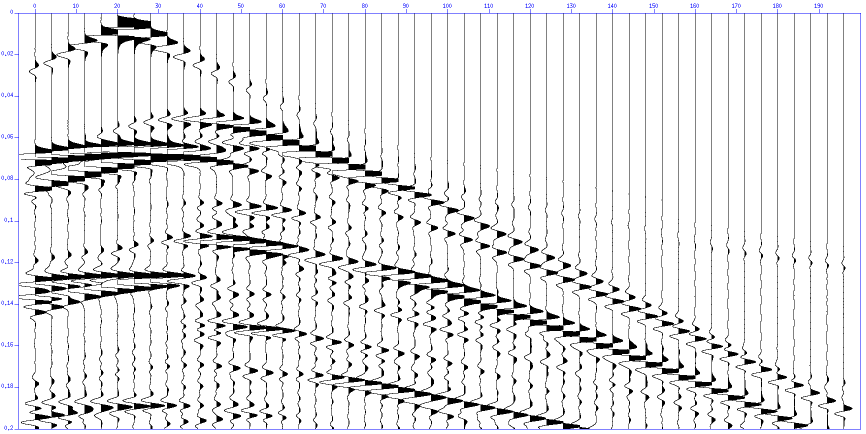
#> input picture seismic_data.png, 1732 x 867 px (shown at 1/2 size)
$ python 3_seismic_processing.py
#> lines starting #> are read from the running program, lines starting #| are printed output that depends on the picture
"""
탄성파 굴절법 해석 및 속도 모델 추정
"""

import numpy as np
import matplotlib.pyplot as plt
from PIL import Image
from scipy.optimize import curve_fit
from scipy.signal import find_peaks

print("=" * 60)
print("탄성파 굴절법 해석")
print("=" * 60)

# 탐사 정보
n_receivers = 50
receiver_spacing = 4  # m
shot_positions = [25, 175]  # m
total_distance = 200  # m
total_time = 0.2  # s

# 수진기 위치
receiver_positions = np.arange(n_receivers) * receiver_spacing  # 0, 4, 8, ..., 196 m

print(f"수진기 개수: {n_receivers}")
print(f"수진기 간격: {receiver_spacing} m")
print(f"발파 위치: {shot_positions} m")
print()

# 이미지 로드
img = Image.open('seismic_data.png')
#> img is the input picture: PIL image 1732x867 RGBA; mean R, G, B, A 230.7, 230.7, 231.8, 255
img_array = np.array(img)

print(f"이미지 크기: {img_array.shape}")
#| 이미지 크기: (867, 1732, 4)
print()

# 이미지에서 초도달 시간 자동 추출
# 이미지는 시간-거리 도메인에서 표시됨
# x축: 거리 (트레이스 번호), y축: 시간

# 이미지가 RGB인 경우 그레이스케일로 변환
if len(img_array.shape) == 3:
    img_gray = np.mean(img_array[:, :, :3], axis=2)
else:
    img_gray = img_array

# 초도달 시간 추출 (각 트레이스에서 첫 번째 강한 신호)
# 간단한 방법: 각 수직 라인에서 threshold를 넘는 첫 번째 픽셀 찾기

height, width = img_gray.shape
#> height = 867; width = 1732
first_arrivals = []

# 이미지를 두 부분으로 나누어 처리 (왼쪽 발파, 오른쪽 발파)
# 왼쪽 절반: 왼쪽 발파 (25m)
# 오른쪽 절반: 오른쪽 발파 (175m)

half_width = width // 2
#> half_width = 866

def extract_first_arrivals(img_section, n_traces):
    """이미지 섹션에서 초도달 시간 추출"""
    height, width = img_section.shape
    arrivals = []

    for i in range(n_traces):
        # 각 트레이스의 x 위치
        x = int(i * width / n_traces + width / (2 * n_traces))

        if x >= width:
            x = width - 1

        # 해당 트레이스의 신호
        trace = img_section[:, x]

        # threshold (평균보다 낮은 값 - 검은색이 신호)
        threshold = np.mean(trace) - 0.5 * np.std(trace)

        # 위에서부터 검색하여 threshold 이하인 첫 번째 픽셀 찾기
        first_arrival_idx = np.where(trace < threshold)[0]

        if len(first_arrival_idx) > 0:
            # 시간으로 변환 (y축 픽셀 → 시간)
            time = first_arrival_idx[0] / height * total_time
            arrivals.append(time)
        else:
            # 초도달을 찾지 못한 경우
            arrivals.append(np.nan)

    return np.array(arrivals)

# 왼쪽 발파 데이터 (shot at 25m)
print("1. 왼쪽 발파 (25m) 초도달 시간 추출")
left_img = img_gray[:, :half_width]
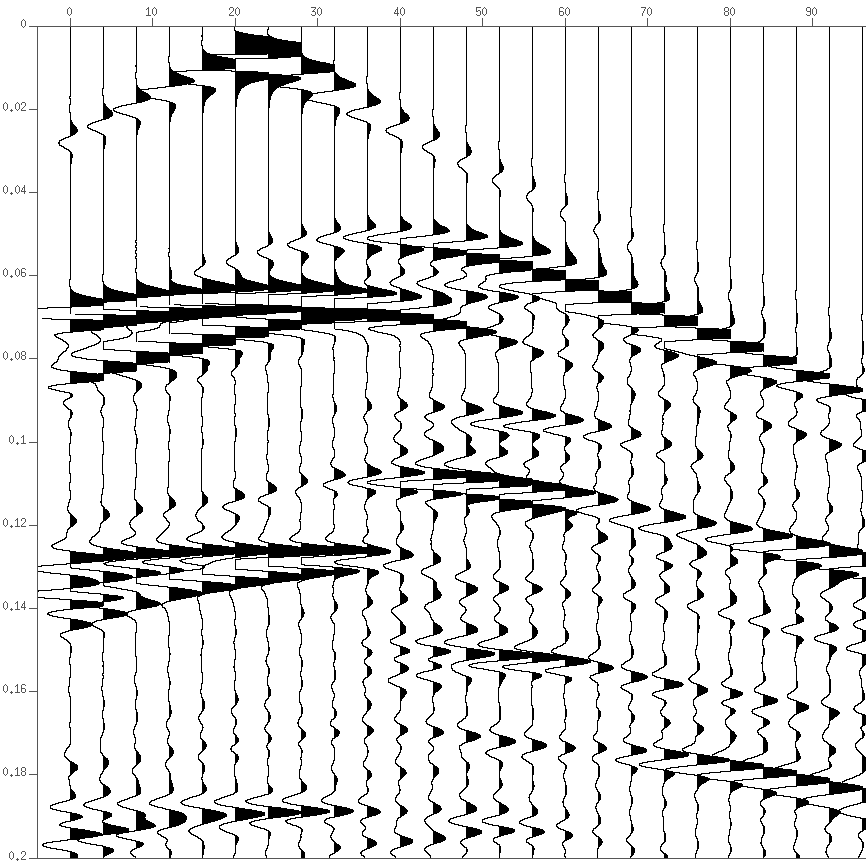
#> left_img: shape (867, 866) float64; min 0, max 255, mean 224.9
first_arrivals_left = extract_first_arrivals(left_img, n_receivers)
#> the loop in extract_first_arrivals, `for i in range(n_traces):` made 50 passes
#> (threshold, time) on passes 2 to 13: (229.3, 0.00484), (236.6, 0.006), (218.3, 0.006), (174.7, 0.006), (194.5, 0.006), (182.9, 0.006), (198.6, 0.006), (186.2, 0.00185), (203.9, 0.006), (186.2, 0.006), (189.6, 0.006), (187.2, 0.006)
#> threshold on pass 1: 255
#> after the loop in extract_first_arrivals, `for i in range(n_traces):`: arrivals = 50 items, first 6: nan, 0.00484, 0.006, 0.006, 0.006, 0.006

# 오른쪽 발파 데이터 (shot at 175m)
print("2. 오른쪽 발파 (175m) 초도달 시간 추출")
right_img = img_gray[:, half_width:]
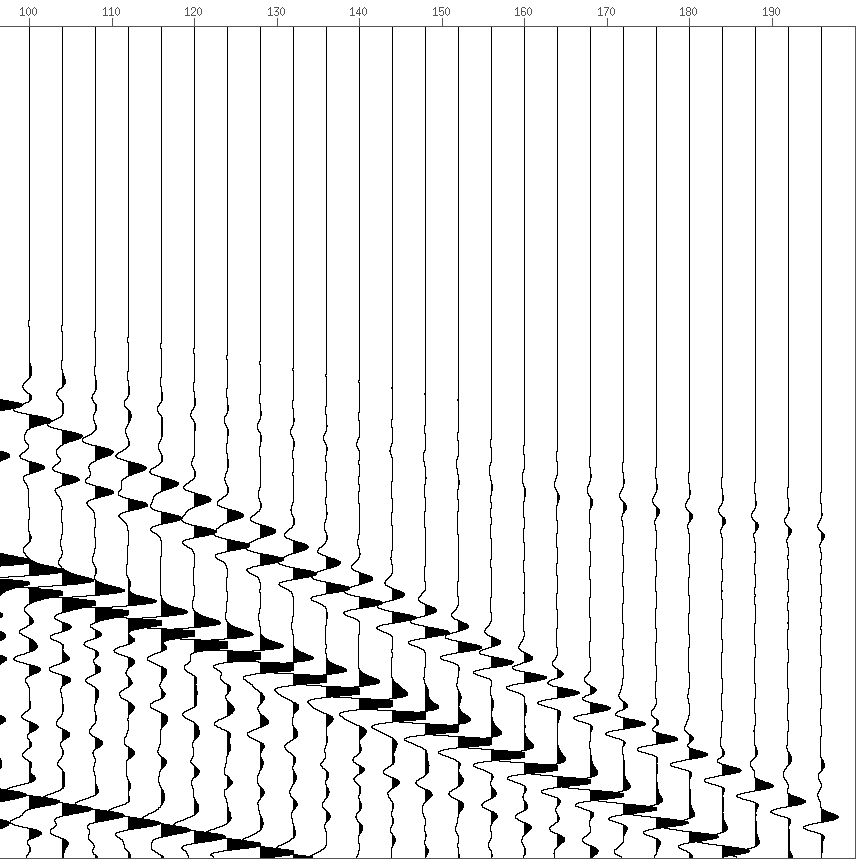
#> right_img: shape (867, 866) float64; min 0, max 255, mean 237.2
first_arrivals_right = extract_first_arrivals(right_img, n_receivers)
#> the loop in extract_first_arrivals (call 2), `for i in range(n_traces):` made 50 passes
#> (threshold, first_arrival_idx, time) on passes 45, 47, 49: (238.9, [7, 11, 15, 26, 783, 784, 785, 786, 787, 811, 812, 858], 0.00161), (240.4, [26, 800, 801, 802, 825, 826, 828, 829, 858], 0.006), (250.5, [26, 858], 0.006)
#> (threshold, time) on passes 1 to 6: (206, 0.006), (200.7, 0.006), (211.7, 0.006), (197, 0.006), (212.3, 0.006), (22.01, 0.00623)

# 발파점으로부터의 거리 계산
offset_left = np.abs(receiver_positions - shot_positions[0])
offset_right = np.abs(receiver_positions - shot_positions[1])

# 유효한 데이터만 선택
valid_left = ~np.isnan(first_arrivals_left)
valid_right = ~np.isnan(first_arrivals_right)

print(f"   왼쪽 발파 유효 데이터: {np.sum(valid_left)}/{n_receivers}")
#|    왼쪽 발파 유효 데이터: 49/50
print(f"   오른쪽 발파 유효 데이터: {np.sum(valid_right)}/{n_receivers}")
#|    오른쪽 발파 유효 데이터: 49/50
print()

# 굴절법 해석
# 2층 모델 가정: 풍화대 + 기반암
# v1: 풍화대 속도, v2: 기반암 속도, h: 풍화대 두께

def two_layer_traveltime(x, v1, v2, h):
    """
    2층 모델의 주시곡선
    x: offset
    v1: 1층 속도
    v2: 2층 속도
    h: 1층 두께
    """
    # 직접파 (direct wave)
    t_direct = x / v1

    # 굴절파 (refracted wave)
    # 임계각
    ic = np.arcsin(v1 / v2)

    # 굴절파 주시
    t_refracted = 2 * h * np.cos(ic) / v1 + x / v2

    # 둘 중 빠른 것 (초도달)
    return np.minimum(t_direct, t_refracted)

# 왼쪽 발파 데이터로 모델 피팅
# 초기 추정: v1 = 1000 m/s (풍화대), v2 = 3000 m/s (기반암), h = 10 m

# 수동 해석: 시간-거리 그래프에서 기울기 읽기
# 근거리 기울기 → 1/v1
# 원거리 기울기 → 1/v2

# 간단한 선형 피팅으로 속도 추정
# 근거리 데이터 (직접파)
near_offset_mask_left = offset_left < 60
if np.sum(near_offset_mask_left & valid_left) > 3:
    near_data_x = offset_left[near_offset_mask_left & valid_left]
#> near_data_x = 21 values, max 59 at index 20, min 1 at index 5, mean 25.29
    near_data_t = first_arrivals_left[near_offset_mask_left & valid_left]
#> near_data_t = 21 values, max 0.00623 at index 14, min 0.00185 at index 7, mean 0.00536

    # 선형 피팅: t = x/v1
    slope1, _ = np.polyfit(near_data_x, near_data_t, 1)
#> slope1 = -2.19e-06
    v1_est = 1.0 / slope1
#> v1_est = -456888.8
else:
    v1_est = 1000

# 원거리 데이터 (굴절파)
far_offset_mask_left = offset_left > 80
if np.sum(far_offset_mask_left & valid_left) > 3:
    far_data_x = offset_left[far_offset_mask_left & valid_left]
#> far_data_x = 23 values from 83 to 171
    far_data_t = first_arrivals_left[far_offset_mask_left & valid_left]
#> far_data_t = 23 values, max 0.006 at index 1, min 0.00161 at index 0, mean 0.00543

    # 선형 피팅: t = x/v2 + intercept
    slope2, intercept2 = np.polyfit(far_data_x, far_data_t, 1)
#> slope2 = 1.95e-05; intercept2 = 0.00295
    v2_est = 1.0 / slope2
#> v2_est = 51310.2

    # 교차점에서 깊이 계산
    # intercept = 2h * cos(ic) / v1
    # ic = arcsin(v1/v2)
    ic = np.arcsin(v1_est / v2_est)
#> ic = nan
    h_est = intercept2 * v1_est / (2 * np.cos(ic))
#> h_est = nan
else:
    v2_est = 3000
    h_est = 10

print("3. 굴절법 역산 결과")
print(f"   1층 속도 (v1): {v1_est:.0f} m/s")
#|    1층 속도 (v1): -456889 m/s
print(f"   2층 속도 (v2): {v2_est:.0f} m/s")
#|    2층 속도 (v2): 51310 m/s
print(f"   1층 두께 (h):  {h_est:.2f} m")
#|    1층 두께 (h):  nan m
print()

# 속도에 따른 암석 종류 추정
print("4. 지질학적 해석")
if v1_est < 1000:
    rock_type1 = "토양/풍화대 (매우 느림)"
elif v1_est < 2000:
    rock_type1 = "풍화된 암석"
elif v1_est < 3000:
    rock_type1 = "부분 풍화 암석"
else:
    rock_type1 = "신선한 암석"

if v2_est < 2000:
    rock_type2 = "풍화된 퇴적암"
elif v2_est < 4000:
    rock_type2 = "퇴적암 (사암/셰일)"
elif v2_est < 6000:
    rock_type2 = "고결된 퇴적암/변성암"
else:
    rock_type2 = "화강암/변성암"

print(f"   1층 해석: {rock_type1} (v = {v1_est:.0f} m/s)")
#|    1층 해석: 토양/풍화대 (매우 느림) (v = -456889 m/s)
print(f"   2층 해석: {rock_type2} (v = {v2_est:.0f} m/s)")
#|    2층 해석: 화강암/변성암 (v = 51310 m/s)
print()

# 시각화
fig = plt.figure(figsize=(16, 10))
gs = fig.add_gridspec(3, 2, hspace=0.3, wspace=0.3)

# (1) 원본 탄성파 이미지
ax1 = fig.add_subplot(gs[0, :])
ax1.imshow(img_array, aspect='auto', extent=[0, total_distance, total_time, 0])
ax1.set_xlabel('Distance (m)', fontsize=11)
ax1.set_ylabel('Time (s)', fontsize=11)
ax1.set_title('Seismic Data (Left shot: 25m, Right shot: 175m)', fontsize=12, fontweight='bold')
ax1.axvline(x=shot_positions[0], color='red', linewidth=2, linestyle='--', label='Shot 1 (25m)')
ax1.axvline(x=shot_positions[1], color='orange', linewidth=2, linestyle='--', label='Shot 2 (175m)')
ax1.legend()
ax1.grid(True, alpha=0.3)

# (2) 왼쪽 발파 주시곡선
ax2 = fig.add_subplot(gs[1, 0])
ax2.plot(offset_left[valid_left], first_arrivals_left[valid_left], 'ko', markersize=5, label='Picked arrivals')

# 이론 곡선
x_model = np.linspace(0, max(offset_left), 100)
t_model = two_layer_traveltime(x_model, v1_est, v2_est, h_est)
#> in two_layer_traveltime, `t_direct = x / v1`: t_direct = 100 values, max 0 at index 0, min -0.000374 at index 99, mean -0.000187
#> in two_layer_traveltime, `ic = np.arcsin(v1 / v2)`: ic = nan
ax2.plot(x_model, t_model, 'r-', linewidth=2, label=f'Model (v1={v1_est:.0f}, v2={v2_est:.0f}, h={h_est:.1f}m)')

# 직접파와 굴절파 개별 표시
t_direct = x_model / v1_est
ax2.plot(x_model, t_direct, 'b--', linewidth=1, alpha=0.7, label=f'Direct wave (v={v1_est:.0f} m/s)')

ic = np.arcsin(v1_est / v2_est)
t_refracted = 2 * h_est * np.cos(ic) / v1_est + x_model / v2_est
ax2.plot(x_model, t_refracted, 'g--', linewidth=1, alpha=0.7, label=f'Refracted wave (v={v2_est:.0f} m/s)')

ax2.set_xlabel('Offset (m)', fontsize=11)
ax2.set_ylabel('Time (s)', fontsize=11)
ax2.set_title('Travel Time Curve - Left Shot (25m)', fontsize=11, fontweight='bold')
ax2.legend(fontsize=8)
ax2.grid(True, alpha=0.3)
ax2.set_xlim(0, max(offset_left))
ax2.set_ylim(0, max(first_arrivals_left[valid_left]) * 1.1)

# (3) 오른쪽 발파 주시곡선
ax3 = fig.add_subplot(gs[1, 1])
ax3.plot(offset_right[valid_right], first_arrivals_right[valid_right], 'ko', markersize=5, label='Picked arrivals')

# 이론 곡선
x_model_r = np.linspace(0, max(offset_right), 100)
t_model_r = two_layer_traveltime(x_model_r, v1_est, v2_est, h_est)
ax3.plot(x_model_r, t_model_r, 'r-', linewidth=2, label=f'Model (v1={v1_est:.0f}, v2={v2_est:.0f}, h={h_est:.1f}m)')

ax3.set_xlabel('Offset (m)', fontsize=11)
ax3.set_ylabel('Time (s)', fontsize=11)
ax3.set_title('Travel Time Curve - Right Shot (175m)', fontsize=11, fontweight='bold')
ax3.legend(fontsize=8)
ax3.grid(True, alpha=0.3)
ax3.set_xlim(0, max(offset_right))
ax3.set_ylim(0, max(first_arrivals_right[valid_right]) * 1.1)

# (4) 속도 모델
ax4 = fig.add_subplot(gs[2, :])

# 2층 모델 그리기
ax4.fill_between([0, 200], [0, 0], [-h_est, -h_est],
                  color='yellow', alpha=0.6, label=f'Layer 1: {rock_type1} (v={v1_est:.0f} m/s)')
ax4.fill_between([0, 200], [-h_est, -h_est], [-80, -80],
                  color='brown', alpha=0.6, label=f'Layer 2: {rock_type2} (v={v2_est:.0f} m/s)')

# 발파점 표시
ax4.scatter(shot_positions, [0, 0], marker='*', s=300, c='red', edgecolors='black',
            linewidths=1, zorder=10, label='Shot points')

# 수진기 표시
ax4.scatter(receiver_positions, np.zeros_like(receiver_positions),
            marker='v', s=30, c='blue', zorder=10, alpha=0.5, label='Receivers')

ax4.set_xlabel('Distance (m)', fontsize=11)
ax4.set_ylabel('Depth (m)', fontsize=11)
ax4.set_title('Seismic Velocity Model (2-Layer)', fontsize=12, fontweight='bold')
ax4.set_xlim(0, 200)
ax4.set_ylim(-80, 10)
ax4.legend(loc='lower right', fontsize=10)
ax4.grid(True, alpha=0.3)
ax4.axhline(y=0, color='k', linewidth=2)
ax4.axhline(y=-h_est, color='k', linewidth=1, linestyle='--', alpha=0.5)

plt.savefig('seismic_result.png', dpi=300, bbox_inches='tight')
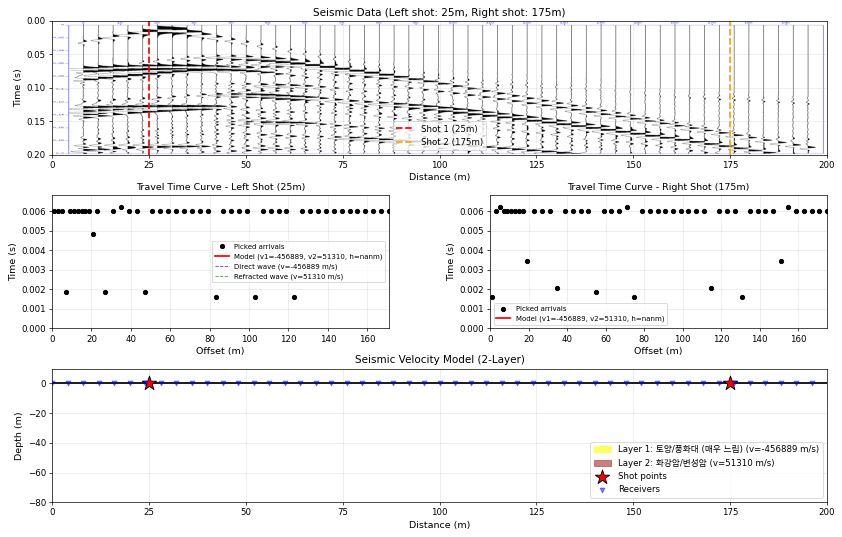
#> figure drawn by matplotlib, 4 panels; panel 2: curve peaks at x = 0, y = 0
print("결과 그림 저장: seismic_result.png")
print()

# 결과 저장
with open('seismic_result.txt', 'w', encoding='utf-8') as f:
    f.write("=" * 60 + "\n")
    f.write("탄성파 굴절법 해석 결과\n")
    f.write("=" * 60 + "\n\n")
    f.write(f"탐사 설정:\n")
    f.write(f"  수진기 개수: {n_receivers}\n")
    f.write(f"  수진기 간격: {receiver_spacing} m\n")
    f.write(f"  발파 위치: {shot_positions} m\n\n")
    f.write("역산 결과 (2층 모델):\n")
    f.write(f"  1층 속도 (v1): {v1_est:.0f} m/s\n")
    f.write(f"  2층 속도 (v2): {v2_est:.0f} m/s\n")
    f.write(f"  1층 두께 (h):  {h_est:.2f} m\n\n")
    f.write("지질학적 해석:\n")
    f.write(f"  1층: {rock_type1}\n")
    f.write(f"  2층: {rock_type2}\n\n")
    f.write("초도달 시간 데이터:\n")
    f.write("왼쪽 발파 (25m):\n")
    f.write("  거리(m)  시간(s)\n")
    for i in range(len(offset_left)):
        if valid_left[i]:
            f.write(f"  {offset_left[i]:6.1f}  {first_arrivals_left[i]:.6f}\n")

print("결과 저장: seismic_result.txt")
print()
print("=" * 60)
print("탄성파 굴절법 해석 완료!")
print("=" * 60)
